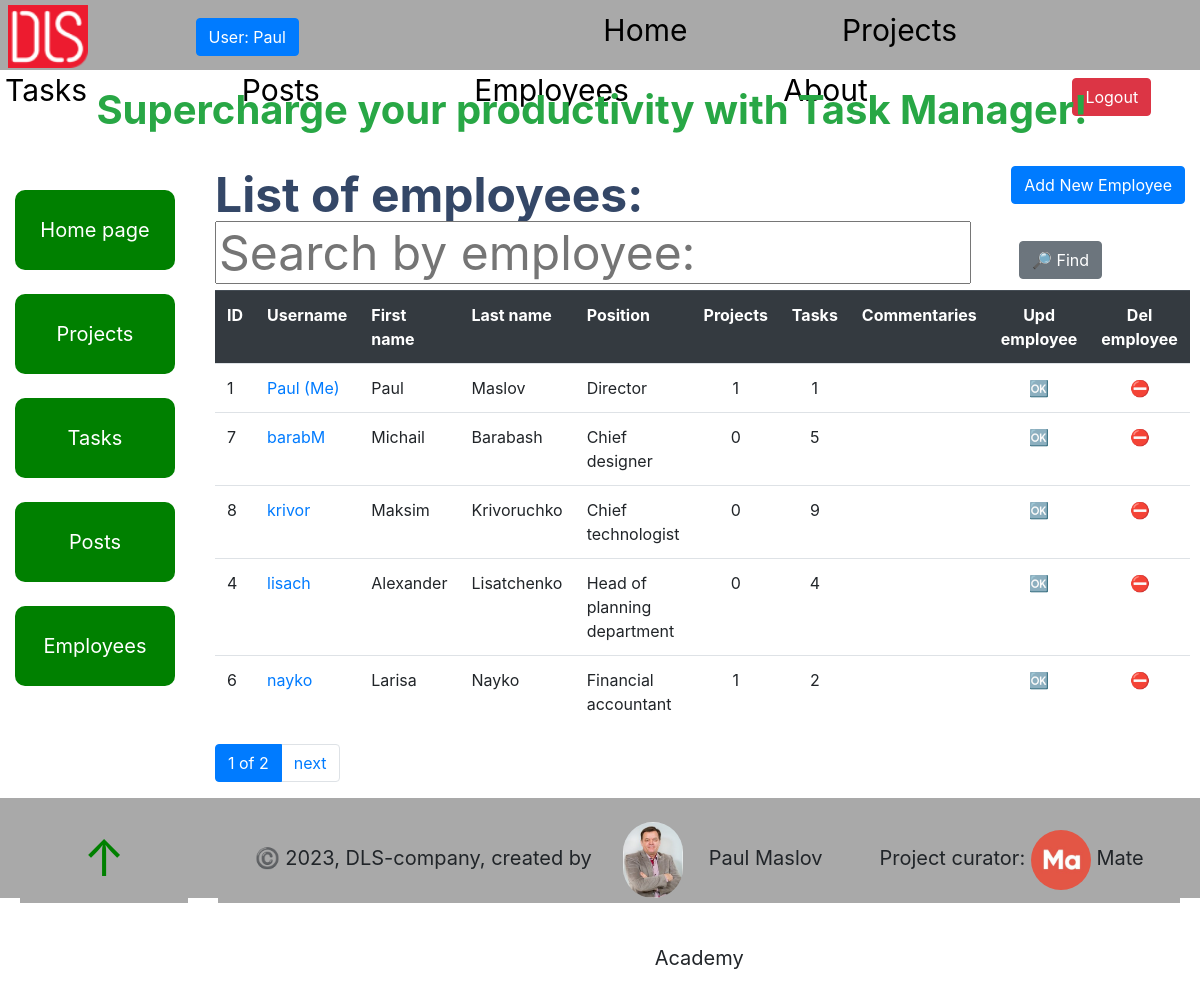
Page /employees/ (signed in) on the committed database.
### task_manager/models.py (models this page shows, shortened)
class Employee(AbstractUser, ModelMeta):
    photo = models.ImageField(upload_to="static/foto_users/", blank=True)
    position = models.ForeignKey(
        Position,
        null=True,
        blank=True,
        on_delete=models.CASCADE,
        related_name="employees"
    )
    class Meta:
        ordering = ["username"]
        verbose_name = "employee"
        verbose_name_plural = "employees"
    _metadata = {
           'photo': 'get_meta_photo',
    }
    def get_absolute_url(self) -> str:
        return reverse("task_manager:employee-detail", kwargs={"pk": self.pk})

class Position(models.Model):
    name = models.CharField(max_length=75, null=True, blank=True)
    class Meta:
        ordering = ["name"]
    def __str__(self):
        return self.name

### task_manager/views.py (the view)
# urls.py: path("employees/", EmployeeListView.as_view(), name="employee-list"),
class EmployeeListView(LoginRequiredMixin, generic.ListView):
    model = Employee
    paginate_by = 5
    queryset = Employee.objects.prefetch_related(
        "task", "teams"
    ).order_by("last_name")
    def get_context_data(self, *, object_list=None, **kwargs):
        context = super(EmployeeListView, self).get_context_data(**kwargs)
        username = self.request.GET.get("username", "")
        context["search_form"] = EmployeeSearchForm(
            initial={"username": username}
        )
        return context
    def get_queryset(self):
        queryset = Employee.objects.all()
        form = EmployeeSearchForm(self.request.GET)
        if form.is_valid():
            return queryset.filter(
                username__icontains=form.cleaned_data["username"]
            )
        return queryset

### task_manager/forms.py
class EmployeeSearchForm(forms.Form):
    username = forms.CharField(
        max_length=70,
        required=False,
        label="",
        widget=forms.TextInput(attrs={"placeholder": "Search by employee:"})
    )

### task_manager/templatetags/query_transform.py (called while the page is built)
@register.simple_tag
def query_transform(request, **kwargs):
    updated = request.GET.copy()
    for key, value in kwargs.items():
        if value is not None:
            updated[key] = value
        else:
            updated.pop(key, 0)
    return updated.urlencode()

### templates/task_manager/employee_list.html
{% extends "base.html" %}
{% block content %}
  <h1>
    <strong>List of employees: </strong>
    <a
      class="btn btn-primary"
      style="float: right"
      href="{% url 'task_manager:employee-create'%}">
      Add New Employee
    </a>
    <span>
      {% block search %}
        {% include "includes/search.html" %}
      {% endblock %}
    </span>
  </h1>
  {% if employee_list %}
    <table class="table">
      <tr class="thead-dark">
        <th>ID</th>
        <th>Username</th>
        <th>First name</th>
        <th>Last name</th>
        <th>Position</th>
        <th class="text-center">Projects</th>
        <th class="text-center">Tasks</th>
        <th class="text-center">Commentaries</th>
        <th class="text-center">Upd employee</th>
        <th class="text-center">Del employee</th>
      </tr>
    {% for employee in employee_list %}
      <tr>
        <td>{{ employee.id }}</td>
        <td>
          <a href="{{ employee.get_absolute_url }}">
          {{ employee.username }} {% if user == employee %} (Me){% endif %}</a>
        </td>
        <td>{{ employee.first_name }}</td>
        <td>{{ employee.last_name }}</td>
        <td>{{ employee.position }}</td>
        <td class="text-center">{{ employee.project.all.count}}</td>
        <td class="text-center">{{ employee.task.all.count}}</td>
        <td class="text-center">{{ employee.post.commentaries.all.count }}</td>
        <td class="text-center">
          <a href="{% url 'task_manager:employee-update' pk=employee.id %}">
            🆗
          </a>
        </td>
        <td class="text-center">
          <a href="{% url 'task_manager:employee-delete' pk=employee.id %}">
            ⛔️
          </a>
        </td>
      </tr>
    {% endfor %}
    </table>
    {% else %}
      <p>There are no employees in the Task Manager.</p>
  {% endif %}
{% endblock %}

### templates/includes/navigation.html
{% load static %}
  <span class="logo">
    <a href="https://dls.ua/">
      <img src="{% static 'images/logodls.png'%}" alt="DLS logo">
    </a>
  </span>
   {% if user.is_authenticated %}
     <a
       class="login btn btn-primary"
       href="{% url 'task_manager:employee-detail' pk=user.id %}">
       User: {{ user.username }}
     </a>
     <div class="nav">
       <a class="nav__link" href="{% url 'task_manager:index' %}">Home</a>
       <a class="nav__link" href="{% url 'task_manager:project-list' %}">Projects</a>
       <a class="nav__link" href="{% url 'task_manager:task-list' %}">Tasks</a>
       <a class="nav__link" href="{% url 'task_manager:post-list' %}">Posts</a>
       <a class="nav__link" href="{% url 'task_manager:employee-list' %}">Employees</a>
       <a class="nav__link" href="{% url 'task_manager:about' %}">About</a>
     </div>
     <a class="btn btn-danger" href="{% url 'logout' %}">Logout</a>
   {% else %}
      <a class="login btn btn-success" href="{% url 'login' %}">Login</a>
      <div class="nav">
        <a class="nav__link" href="{% url 'task_manager:index' %}">Home</a>
        <a class="nav__link" href="{% url 'task_manager:about' %}">About</a>
      </div>
   {% endif %}

### static/css/styles.css (style rules this page uses)
html { scroll-behavior: smooth; }
body { margin: 0; padding: 0; box-sizing: border-box; --header-height: 70px; --footer-height: 100px; --button-height: 100px; --button-width: 100px; --bs-blue: #63B3ED; --bs-indigo: #596CFF; --bs-purple: #6f42c1; --bs-pink: #d63384; --bs-red: #F56565; --bs-orange: #fd7e14; --bs-yellow: #FBD38D; --bs-green: #81E6D9; --bs-teal: #20c997; --bs-cyan: #0dcaf0; --bs-white: #fff; --bs-gray: #6c757d; --bs-gray-dark: #343a40; --bs-gray-100: #f8f9fa; --bs-gray-200: #f0f2f5; --bs-gray-300: #dee2e6; --bs-gray-400: #ced4da; --bs-gray-500: #adb5bd; --bs-gray-600: #6c757d; --bs-gray-700: #495057; --bs-gray-800: #343a40; --bs-gray-900: #212529; --bs-primary: #e91e63; --bs-secondary: #7b809a; --bs-success: #4CAF50; --bs-info: #1A73E8; --bs-warning: #fb8c00; --bs-danger: #F44335; --bs-light: #f0f2f5; --bs-dark: #344767; --bs-primary-rgb: 233, 30, 99; --bs-secondary-rgb: 123, 128, 154; --bs-success-rgb: 76, 175, 80; --bs-info-rgb: 26, 115, 232; --bs-warning-rgb: 251, 140, 0; --bs-danger-rgb: 244, 67, 53; --bs-light-rgb: 240, 242, 245; --bs-dark-rgb: 52, 71, 103; --bs-white-rgb: 255, 255, 255; --bs-black-rgb: 0, 0, 0; --bs-body-color-rgb: 123, 128, 154; --bs-body-bg-rgb: 255, 255, 255; --bs-font-sans-serif: "Roboto", Helvetica, Arial, sans-serif; --bs-font-monospace: SFMono-Regular, Menlo, Monaco, Consolas, "Liberation Mono", "Courier New", monospace; --bs-gradient: linear-gradient(180deg, rgba(255, 255, 255, 0.15), rgba(255, 255, 255, 0)); --bs-body-font-family: var(--bs-font-sans-serif); --bs-body-font-size: 1rem; --bs-body-font-weight: 400; --bs-body-line-height: 1.5; --bs-body-color: #7b809a; --bs-body-bg: #fff; --bs-border-width: 1px; --bs-border-style: solid; --bs-border-color: #dee2e6; --bs-border-color-translucent: rgba(0, 0, 0, 0.175); --bs-border-radius: 0.375rem; --bs-border-radius-sm: 0.125rem; --bs-border-radius-lg: 0.5rem; --bs-border-radius-xl: 0.75rem; --bs-border-radius-2xl: 1rem; --bs-border-radius-pill: 50rem; --bs-heading-color: #344767; --bs-link-color: #e91e63; --bs-link-hover-color: #e91e63; --bs-code-color: #d63384; --bs-highlight-bg: #fcf8e3; }
.nav { margin-right: 50px; display: inline; }
.nav__link { margin-right: 150px; display: inline-block; font-size: 30px; color: black; text-decoration: burlywood; }
.logo { margin-right: 100px; padding: 3px; }
.logo img { width: 80px; }
.login { margin-right: 300px; }
h1, .h1, h2, .h2, h3, .h3, h4, .h4, h5, .h5, h6, .h6 { margin-top: 0; margin-bottom: 0.3rem; font-weight: 400; line-height: 1.2; color: var(--bs-heading-color); }
h1, .h1 { font-size: calc(1.425rem + 2.1vw); }

### rows in the picture
Employee: username "Paul", id "1", shows "(Me)", first_name "Paul", last_name "Maslov", position "Director", project.all.count "1", task.all.count "1"
Employee: id "7", username "barabM", first_name "Michail", last_name "Barabash", position "Chief designer", project.all.count "0", task.all.count "5"
Employee: id "8", username "krivor", first_name "Maksim", last_name "Krivoruchko", position "Chief technologist", project.all.count "0", task.all.count "9"
Employee: id "4", username "lisach", first_name "Alexander", last_name "Lisatchenko", position "Head of planning department", project.all.count "0", task.all.count "4"
Employee: id "6", username "nayko", first_name "Larisa", last_name "Nayko", position "Financial accountant", project.all.count "1", task.all.count "2"

### other values in the picture
{{ page_obj.number }} "1"
{{ paginator.num_pages }} "2"
